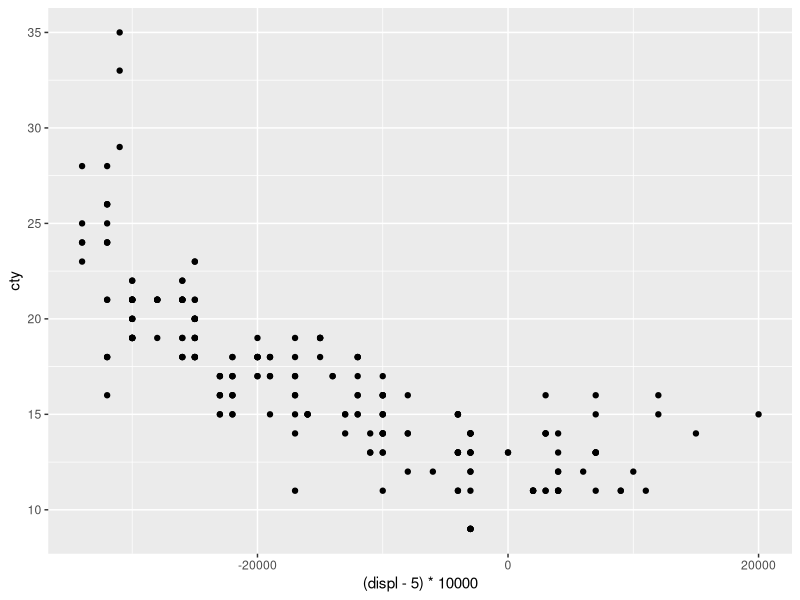
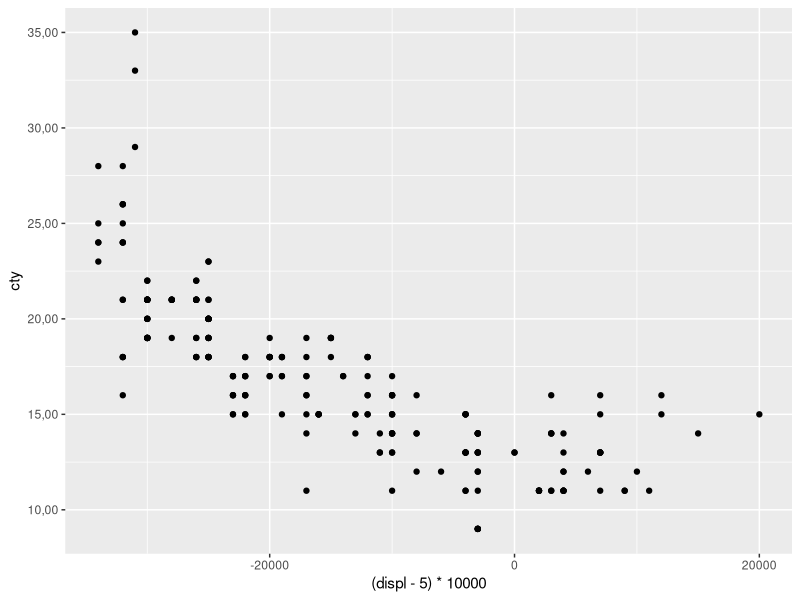
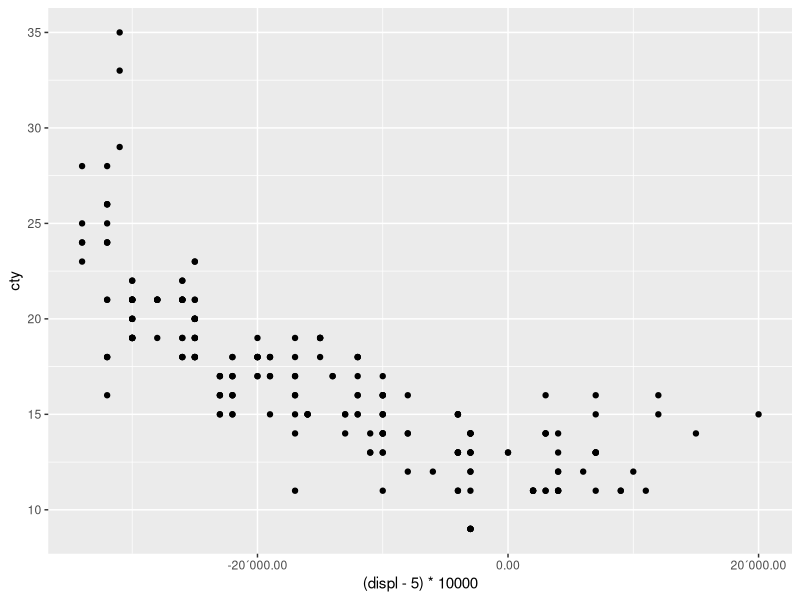

Source code (R) for these figures, in order: (Note: this script raises an error after producing the figures.)
# collection of options to change the scales in your plot with the "scales" packages from the tidyverse
# ML 2022-06-22

library(tidyverse)
#library(scales)
p <- ggplot(mpg, aes((displ-5)*10000, cty)) + geom_point()
p
p + scale_y_continuous(labels = scales::number_format(accuracy = 0.01, decimal.mark = ','))
p + scale_x_continuous(
  labels = scales::comma_format(big.mark = '´',
                                decimal.mark = '.',
                                accuracy = 0.01))

p + scale_y_continuous(breaks = breaks_width(width = 1))
p + scale_x_continuous(breaks = breaks_pretty())
p + scale_x_continuous(breaks = breaks_extended())
p + scale_y_log10(n.breaks = 10)
p + scale_y_log10(n.breaks = 10, labels = scales::number_format(accuracy = 0.01, decimal.mark = ','))
